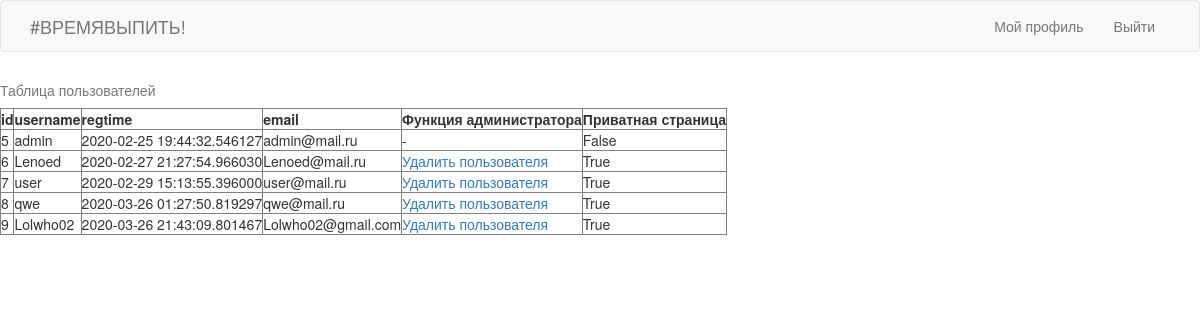
Screenshot of /admin (signed in) with the database file from the repository.
### app/models.py (models this page shows, shortened)
class User(db.Model, UserMixin):
	id = db.Column(db.Integer, primary_key = True)
	username = db.Column(db.String(64), index = True, unique = True)
	regtime = db.Column(db.DateTime, index = True, default = datetime.utcnow())
	last_seen = db.Column(db.DateTime, default = datetime.utcnow())
	email = db.Column(db.String(128), index = True, unique = True)
	password_hash = db.Column(db.String(128))
	drink = db.relationship('Drinks', backref='author', lazy='dynamic')
	private_stat = db.Column(db.Boolean)
	followed = db.relationship('User', secondary=followers,
    	primaryjoin=(followers.c.follower_id == id),
    	secondaryjoin=(followers.c.followed_id == id),
    	backref=db.backref('followers', lazy='dynamic'), lazy='dynamic')

### app/routes.py (the view)
@app.route('/admin', methods = ['GET', 'POST'])
@login_required
def admin():
	if current_user.username == 'admin':
		names = User.query.all()
	else:
		flash('СТРАНИЦА ДОСТУПНА ТОЛЬКО АДМИНИСТРАТОРУ')
		return redirect('index')
	return render_template('admin.html', names = names)

### app/models.py (called while the page is built)
@login.user_loader #настройка flask_login user_loader на БД
def load_user(id):
	return User.query.get(int(id))

### app/templates/admin.html
{% extends 'base.html' %}
{% block content %}
 <table border="1">
   <caption>Таблица пользователей</caption>
   <tr>
    <th>id</th>
    <th>username</th>
    <th>regtime</th>
    <th>email</th>
    <th>Функция администратора</th>
    <th>Приватная страница</th>
   </tr>
   {% for name in names %}
   {% if name.username == 'admin' %}
   <tr><td>{{ name.id }}</td><td>{{ name.username }}</td><td>{{ name.regtime }}</td><td>{{ name.email }}</td><td>-</td><td>{{ name.private_stat }}</td></tr>
   {% else %}
   <tr><td>{{ name.id }}</td><td>{{ name.username }}</td><td>{{ name.regtime }}</td><td>{{ name.email }}</td>
   	<td><a href = "{{ url_for('delete', username = name.username) }}"> Удалить пользователя </a></td><td>{{ name.private_stat }}</td></tr>
   {% endif %}
   {% endfor %}
{% endblock %}

### app/templates/base.html (shortened to what this page needs)
{% extends 'bootstrap/base.html' %}
{% block navbar %}
    <nav class="navbar navbar-default">
        <div class="container">
            <div class="navbar-header">
                <a class="navbar-brand" href="{{ url_for('index') }}">#ВРЕМЯВЫПИТЬ!</a>
            </div>
            <div class="collapse navbar-collapse" id="bs-example-navbar-collapse-1">
                <ul class="nav navbar-nav navbar-right">
                    {% if current_user.is_anonymous %}
                    <li><a href="{{ url_for('login') }}">Войти</a></li>
                    <li><a href="{{ url_for('registration') }}">Регистрация</a></li>
                    {% else %}
                    <li><a href="{{ url_for('user', username=current_user.username) }}">Мой профиль</a></li>
                    <li><a href="{{ url_for('logout') }}">Выйти</a></li>
                    {% endif %}
            </div>
        </div>
    </nav>
{% endblock %}

### rows the page displays
User: id "5", username "admin", regtime "2020-02-25 19:44:32.546127", email "admin@mail.ru", private_stat "False"
User: id "6", username "Lenoed", regtime "2020-02-27 21:27:54.966030", email "Lenoed@mail.ru", private_stat "True"
User: id "7", username "user", regtime "2020-02-29 15:13:55.396000", email "user@mail.ru", private_stat "True"
User: id "8", username "qwe", regtime "2020-03-26 01:27:50.819297", email "qwe@mail.ru", private_stat "True"
User: id "9", username "Lolwho02", regtime "2020-03-26 21:43:09.801467", email "Lolwho02@gmail.com", private_stat "True"
